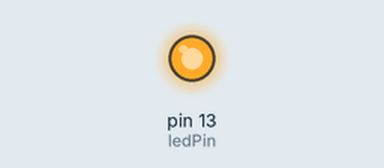
This sketch was run on a simulated Arduino Uno, built with avr-gcc and run on an emulated ATmega328P. Parts: output pins drawn as LEDs (lit = HIGH).

Above: at 5.0 s.
At 12.5 s:
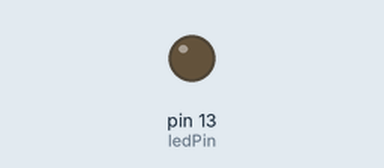
Timing chart, 0 to 19.5 s (numbered marks = the images above):
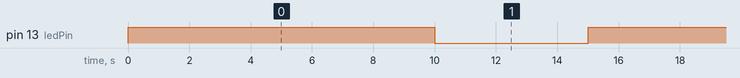

The sketch:

PWM_Time_delay.ino
```cpp
#include <Arduino.h>

// GPIO Pin
const int ledPin = 13;

void setup() {
  // put your setup code here, to run once:

}

void loop() {
  // put your main code here, to run repeatedly:
int dutyCycle;

dutyCycle = 255;
analogWrite(ledPin, dutyCycle );
delay(5000);
dutyCycle = 155;
analogWrite(ledPin, dutyCycle);
delay(5000);
dutyCycle = 10;
analogWrite(ledPin, dutyCycle);
delay(5000);
}
```

Measured:
- by itself, pin 13 (ledPin): alternates HIGH for 10.0 s and LOW for 5.0 s
